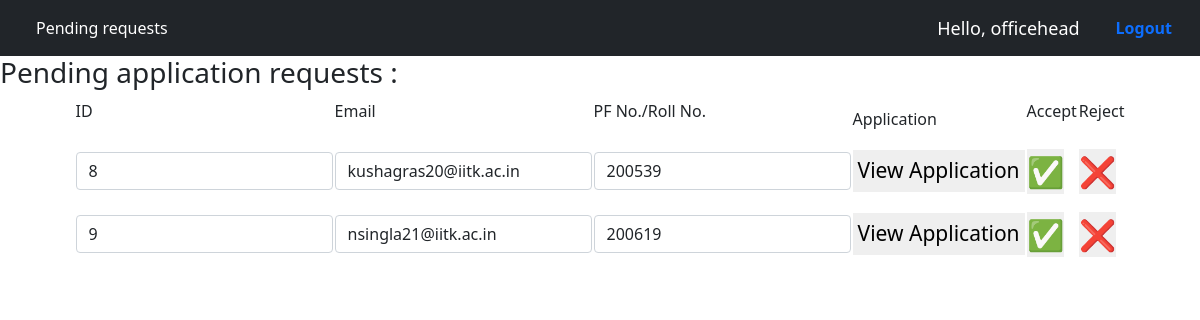
Screenshot of /pending (signed in) with the database file from the repository.
### home/models.py (models this page shows, shortened)
class Application(models.Model):
    profile=models.ForeignKey(User_profile,on_delete=models.CASCADE,related_name="applications")
    block_yr=models.CharField(default='' , max_length=122)
    email=models.EmailField(default='user@iitk.ac.in',max_length=30)
    rollno=models.CharField(default='' , max_length=122)
    basic_pay=models.CharField(default='' , max_length=122)
    Name=models.CharField(default='NA',max_length=122)
    Designation=models.CharField(default='NA',max_length=122)
    section=models.CharField(default='NA',max_length=122)
    avail=models.CharField(default='NA',max_length=122)
    duration=models.CharField(default='' , max_length=122)
    departure=models.CharField(default='' , max_length=122)
    nature=models.CharField(default='NA',max_length=122)
    Purpose=models.CharField(default='NA',max_length=122)
    place=models.CharField(default='NA',max_length=122)
    place1=models.CharField(default='NA',max_length=122)
    address=models.CharField(default='NA',max_length=122)
    mode=models.CharField(default='NA',max_length=122)
    Name1=models.CharField(default='NA',max_length=122)
    Age1=models.CharField(default='NA' , max_length=122)
    Name2=models.CharField(default='NA',max_length=122)
    Age2=models.CharField(default='NA' , max_length=122)
    Name3=models.CharField(default='NA',max_length=122)
    Age3=models.CharField(default='NA' , max_length=122)
    advance=models.CharField(default='NA' , max_length=122)
    REJECTED = 0
    PENDING = -1
    ACCEPTED = 1
    Status = (
        (REJECTED, 'Cancelled'),
        (PENDING, 'Pending for admin approval'),
        (ACCEPTED, 'Request accepted'),
    )
    status = models.IntegerField(choices=Status, default=PENDING)

### home/views.py (the view, shortened to what this page needs)
# urls.py: path('pending',views.pending_requests, name="pending"),
@login_required
def pending_requests(request):
    if request.user.groups.filter(name="Office"):
        d=Application.objects
        return render(request,'pending.html',context={'Applications':d.filter(status=Application.PENDING)})
    else:
        messages.warning(request,"You are not allowed for this request")
        return redirect("/home")

### templates/pending.html (shortened to what this page needs)
{% extends 'officebase.html' %}
{% block body %}
<h3>Pending application requests : </h3>
<table style="margin: 0 auto; ">
  <tr>
    <td>
      <div class="form-group mb-3" >
        <label class="form-label" for="id">ID</label>
    </div>
    </td>
    <td>
      <div class="form-group mb-3" >
        <label class="form-label" for="email">Email</label>
    </div>
    </td>
    <td>
      <div class="form-group mb-3" >
        <label class="form-label" for="joining">PF No./Roll No.</label>
    </div>
    </td>
    <td>
      <div class="form-group mb-6" >
        <label class="form-label" for="basic_pay">Application</label>
    </div>
    </td>
    <td>
      <div class="form-group mb-3" >
        <label class="form-label" for="accept">Accept</label>
    </div>
    </td>
    <td>
      <div class="form-group mb-3" >
        <label class="form-label" for="reject">Reject</label>
    </div>
    </td>
  </tr>
    {% for event in Applications%}
    <tr>
        <td>
            <div class="form-group mb-3" >
                <input class="form-control" type="text" id="id" name="id" value="{{event.pk}}">
            </div>
        </td>
        <td>
            <div class="form-group mb-3" >
                <input class="form-control" type="text" id="id" name="id" value="{{event.email}}">
            </div>
        </td>
        <td>
          <div class="form-group mb-3" >
              <input class="form-control" type="text" id="id" name="id" value="{{event.rollno}}">
          </div>
        </td>
        <form method="post" action="{%url 'pending'%}">
          <td>
            <div class="form-group mb-3" >
                <button type="submit" formaction={%url 'application_form'%} formmethod="GET" style="padding: 5px;border-width: 0px;">
                <span style="font-size: 21px;">View Application</span>
                </button>
            </div>
          </td>
        <td>
          <div class="form-group mb-3" >
              <button type="submit" name="accept" value="yes" style="padding: 0px;border-width: 0px;">
              <span style="font-size: 30px;">&#9989;</span>
              </button>
          </div>
        </td>
        <td>
          <div class="form-group mb-3" >
            <button type="submit" name="accept"  value="no" style="padding: 0px;border-width: 0px;">
              <span style="font-size: 30px;">&#10060;</span>
            </button>
          </div>
        </td>
      </form>
    </tr>
    {% endfor %}
</table>
{% endblock body %}

### templates/officebase.html (shortened to what this page needs)
{% extends 'baseportal.html' %}
{% block head %}
  <link href="https://cdn.jsdelivr.net/npm/bootstrap@5.1.3/dist/css/bootstrap.min.css" rel="stylesheet">
{% endblock head %}
{% block nav %}
<nav class="navbar navbar-expand-lg navbar-dark bg-dark">
  <div class="container-fluid">
    <div class="collapse navbar-collapse" id="navbarSupportedContent">
      <ul class="navbar-nav me-auto mb-2 mb-lg-0">
        <li class="nav-item">
          <a class="nav-link active" aria-current="page" href="/pending">Pending requests</a>
        </li>
      </ul>
      <span class="hello-msg"><p style="margin-top: auto; margin-bottom: auto;" >Hello, {{request.user}} </p></span>
      <span ><a class="nav-link" href="{% url 'logout' %}"><b>Logout</b></a></span>
    </div>
  </div>
</nav>
{% endblock nav %}

### templates/officebase.html (style rules this page uses)
.hello-msg { font-size: 18px; color: #fff; margin-right: 20px; }

### rows the page displays
Application: id "8", id "kushagras20@iitk.ac.in", id "200539"
Application: id "9", id "nsingla21@iitk.ac.in", id "200619"

### other values shown
{{ request.user }} "officehead"
